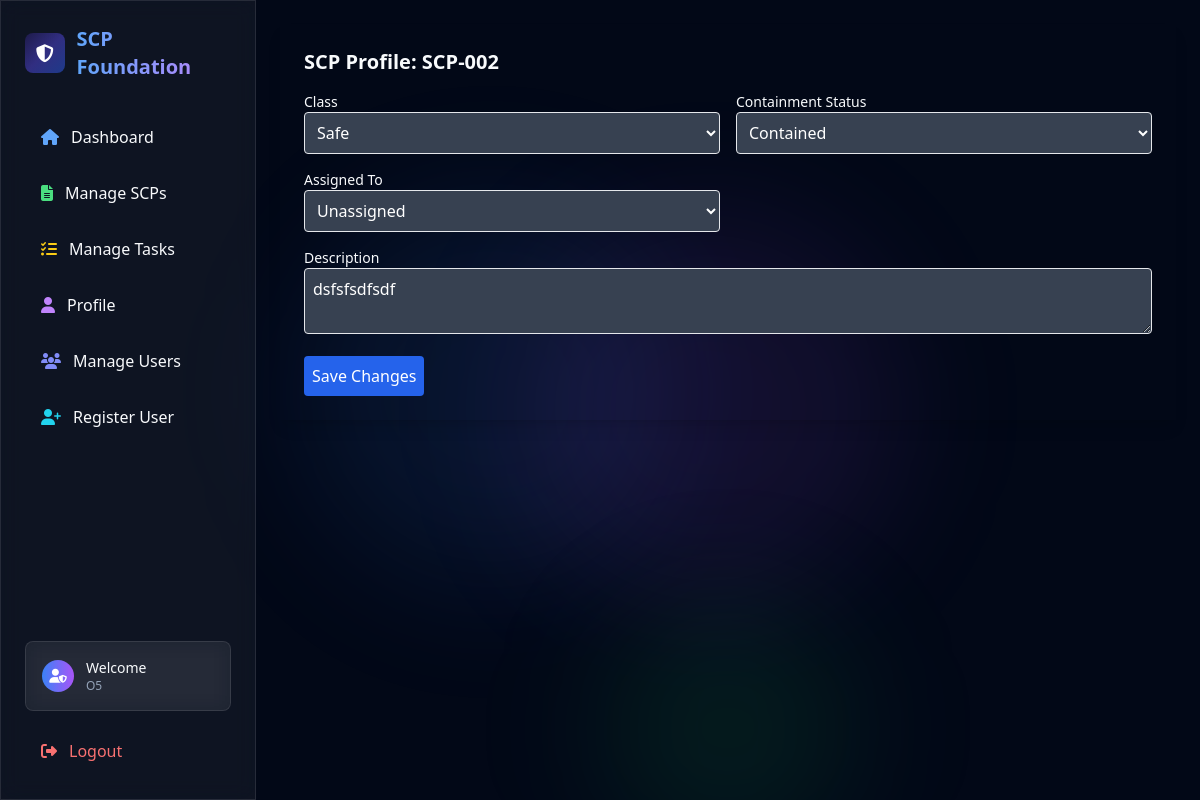
The app's page /scp/profile/SCP-002 (signed in) with its own data.
### tables this page shows
CREATE TABLE scps (
            id INTEGER PRIMARY KEY AUTOINCREMENT,
            scp_id TEXT UNIQUE NOT NULL,
            class TEXT NOT NULL,
            containment_status TEXT NOT NULL,
            description TEXT,
            assigned_to INTEGER,
            FOREIGN KEY (assigned_to) REFERENCES users(id)
        );

### app.py (the view)
    def wrap(*args, **kwargs):
        if 'user_id' not in session:
            flash('Please log in first.', 'error')
            return redirect(url_for('login'))
        return f(*args, **kwargs)

### app.py (called while the page is built)
def get_db():
    conn = sqlite3.connect('scp.db')
    conn.row_factory = sqlite3.Row
    return conn

def login_required(f):
    def wrap(*args, **kwargs):
        if 'user_id' not in session:
            flash('Please log in first.', 'error')
            return redirect(url_for('login'))
        return f(*args, **kwargs)
    wrap.__name__ = f.__name__
    return wrap

@app.route('/scp/profile/<scp_id>')
@login_required
def scp_profile(scp_id):
    with get_db() as conn:
        c = conn.cursor()
        c.execute('SELECT s.*, GROUP_CONCAT(u.username) as assigned_users FROM scps s LEFT JOIN scp_assignments sa ON s.id = sa.scp_id LEFT JOIN users u ON sa.user_id = u.id WHERE s.scp_id = ? GROUP BY s.id', (scp_id,))
        scp = c.fetchone()
        c.execute('SELECT id, username FROM users WHERE role IN ("Scientist", "Security")')
        users = c.fetchall()
    if not scp:
        flash('SCP not found.', 'error')
        return redirect(url_for('manage_scp'))
    return render_template('scp_profile.html', scp=scp, users=users)

### templates/scp_profile.html (shortened to what this page needs)
{% extends "base.html" %}
{% block content %}
<div class="card p-6 shadow-lg">
    <h2 class="text-xl font-bold mb-4">SCP Profile: {{ scp['scp_id'] }}</h2>
    {% if role == 'O5' or (scp['assigned_to'] == session.user_id and role in ['Scientist', 'Security']) %}
        <form method="POST">
            <div class="grid grid-cols-1 md:grid-cols-2 gap-4">
                <div>
                    <label for="class" class="block text-sm font-medium">Class</label>
                    <select name="class" id="class" class="w-full p-2 border rounded dark:bg-gray-700 dark:text-white" required>
                        <option value="Safe" {% if scp['class'] == 'Safe' %}selected{% endif %}>Safe</option>
                    </select>
                </div>
                <div>
                    <label for="containment_status" class="block text-sm font-medium">Containment Status</label>
                    <select name="containment_status" id="containment_status" class="w-full p-2 border rounded dark:bg-gray-700 dark:text-white" required>
                        <option value="Contained" {% if scp['containment_status'] == 'Contained' %}selected{% endif %}>Contained</option>
                    </select>
                </div>
                <div>
                    <label for="assigned_to" class="block text-sm font-medium">Assigned To</label>
                    <select name="assigned_to" id="assigned_to" class="w-full p-2 border rounded dark:bg-gray-700 dark:text-white">
                        <option value="">Unassigned</option>
                    </select>
                </div>
                <div class="md:col-span-2">
                    <label for="description" class="block text-sm font-medium">Description</label>
                    <textarea name="description" id="description" class="w-full p-2 border rounded dark:bg-gray-700 dark:text-white">{{ scp['description'] or '' }}</textarea>
                </div>
            </div>
            <button type="submit" class="mt-4 bg-blue-600 text-white p-2 rounded hover:bg-blue-700">Save Changes</button>
        </form>
    {% endif %}
</div>
{% endblock %}

### records on screen
scps: scp_id "SCP-002", class "Safe", description "dsfsfsdfsdf"

### other values on screen
{{ role }} "O5"
